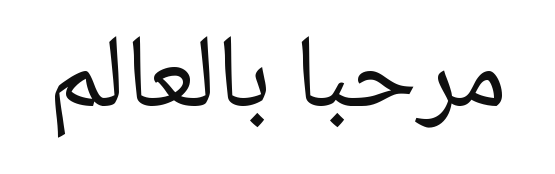
#> input picture assets/examples/arabic_marhaba.png, 555 x 174 px
$ python -i preprocess.py   (imports and definitions only)
#> lines starting #> are read from the running program, lines starting #| are printed output that depends on the picture; after the words box and inside, x2 and y2 are one past the last pixel; in counts of white or black regions, pixels touching at a corner belong together
#> further down, picture is the input picture: shape (174, 555, 3); min 15, max 255, mean 237.4
"""Handwriting and document image preprocessing utilities.

Includes:
- Slant estimation and deslanting (shear transformation).
- Adaptive binarization (Otsu & Sauvola thresholding).
- Contrast enhancement and border padding.
"""

from __future__ import annotations

import cv2
import numpy as np


# [123 lines left out: functions estimate_slant_angle, deslant_image, not called in this run]


def adaptive_binarize(
    image: np.ndarray,
    method: str = "otsu",
    denoise: bool = True,
) -> np.ndarray:
    """Enhance and binarize a handwriting image into clean black ink on white background.

    Args:
        image: Input RGB or grayscale image.
        method: Binarization method ('otsu' or 'adaptive_gaussian').
        denoise: Whether to apply Gaussian blur denoising first.

    Returns:
        RGB uint8 image with clean black text on white background (H, W, 3).
    """
#> called with method = 'otsu', denoise = True
    is_rgb = image.ndim == 3 and image.shape[2] == 3
#> is_rgb = True
    if is_rgb:
        gray = cv2.cvtColor(image, cv2.COLOR_RGB2GRAY)
    else:
        gray = image.copy() if image.ndim == 2 else image[:, :, 0].copy()

    if denoise:
        gray = cv2.GaussianBlur(gray, (3, 3), 0)
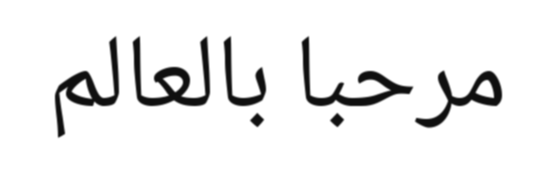
#> gray: shape (174, 555); min 15, max 255, mean 237.4

    if method == "adaptive_gaussian":
        bin_img = cv2.adaptiveThreshold(
            gray,
            255,
            cv2.ADAPTIVE_THRESH_GAUSSIAN_C,
            cv2.THRESH_BINARY,
            blockSize=25,
            C=11,
        )
    else:
        # Otsu thresholding
        _, bin_img = cv2.threshold(gray, 0, 255, cv2.THRESH_BINARY + cv2.THRESH_OTSU)
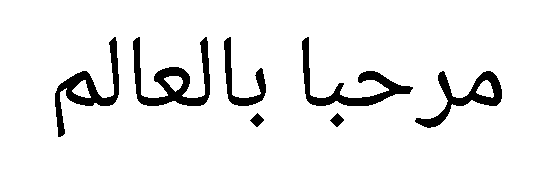
#> bin_img: shape (174, 555); 92.5% white; 7 black regions, largest, box (x1, y1, x2, y2) and area: (133, 37, 210, 106) 1815, (302, 37, 413, 106) 1591, (55, 37, 119, 137) 1500

    # Return as 3-channel RGB uint8 for model encoders
    return cv2.cvtColor(bin_img, cv2.COLOR_GRAY2RGB)


# [101 lines left out: functions estimate_char_count_and_width, preprocess_handwriting_crop, not called in this run]

>>> import cv2
>>> picture = cv2.cvtColor(cv2.imread('../../../assets/examples/arabic_marhaba.png'), cv2.COLOR_BGR2RGB)
>>> result = adaptive_binarize(picture)

$ run again, on assets/examples/arabic_salam.png
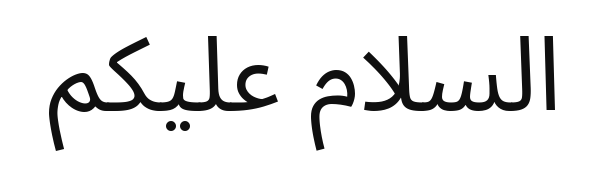
#> input picture assets/examples/arabic_salam.png, 609 x 187 px
#> picture is the input picture: shape (187, 609, 3); min 15, max 255, mean 233.9
#> in adaptive_binarize, `gray = cv2.GaussianBlur(gray, (3, 3), 0)`:
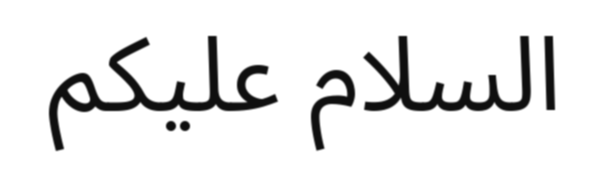
#> gray: shape (187, 609); min 15, max 255, mean 233.9
#> in adaptive_binarize, `_, bin_img = cv2.threshold(gray, 0, 255, cv2.THRESH_BINARY + cv2.THRES..`:
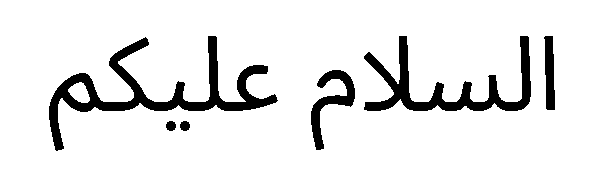
#> bin_img: shape (187, 609); 91% white; 6 black regions, box (x1, y1, x2, y2) and area: (49, 36, 278, 151) 4838, (364, 36, 531, 111) 3460, (311, 70, 355, 150) 1147, (544, 36, 555, 110) 634, (166, 121, 176, 131) 80, (180, 121, 190, 131) 80

$ run again, on assets/examples/latin_embedding_ocr.png
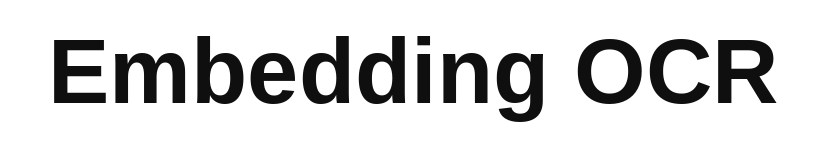
#> input picture assets/examples/latin_embedding_ocr.png, 827 x 158 px
#> picture is the input picture: shape (158, 827, 3); min 15, max 255, mean 217.3
#> in adaptive_binarize, `_, bin_img = cv2.threshold(gray, 0, 255, cv2.THRESH_BINARY + cv2.THRES..`:
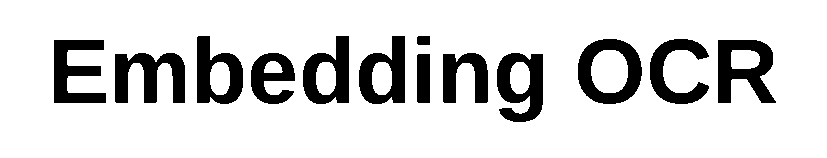
#> bin_img: shape (158, 827); 84.1% white; 13 black regions, largest, box (x1, y1, x2, y2) and area: (718, 40, 776, 103) 2147, (115, 53, 185, 103) 2120, (578, 39, 642, 104) 2073

$ run again, on assets/examples/latin_hello.png
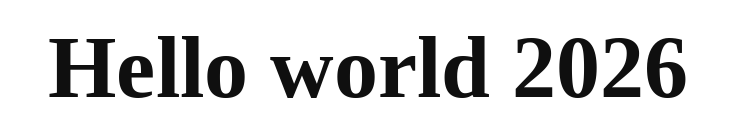
#> input picture assets/examples/latin_hello.png, 736 x 134 px
#> picture is the input picture: shape (134, 736, 3); min 15, max 255, mean 219.1
#> in adaptive_binarize, `gray = cv2.GaussianBlur(gray, (3, 3), 0)`:
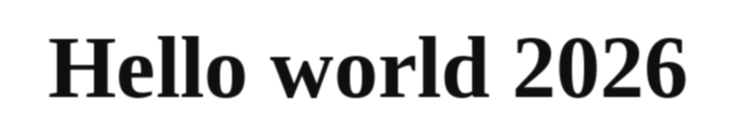
#> gray: shape (134, 736); min 15, max 255, mean 219.1
#> in adaptive_binarize, `_, bin_img = cv2.threshold(gray, 0, 255, cv2.THRESH_BINARY + cv2.THRES..`:
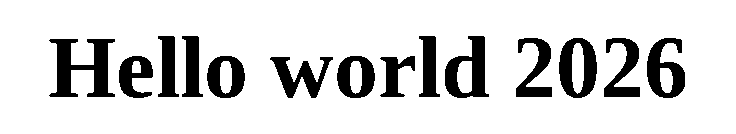
#> bin_img: shape (134, 736); 84.7% white; 14 black regions, largest, box (x1, y1, x2, y2) and area: (49, 39, 115, 97) 1957, (445, 36, 489, 98) 1402, (559, 38, 597, 98) 1351
